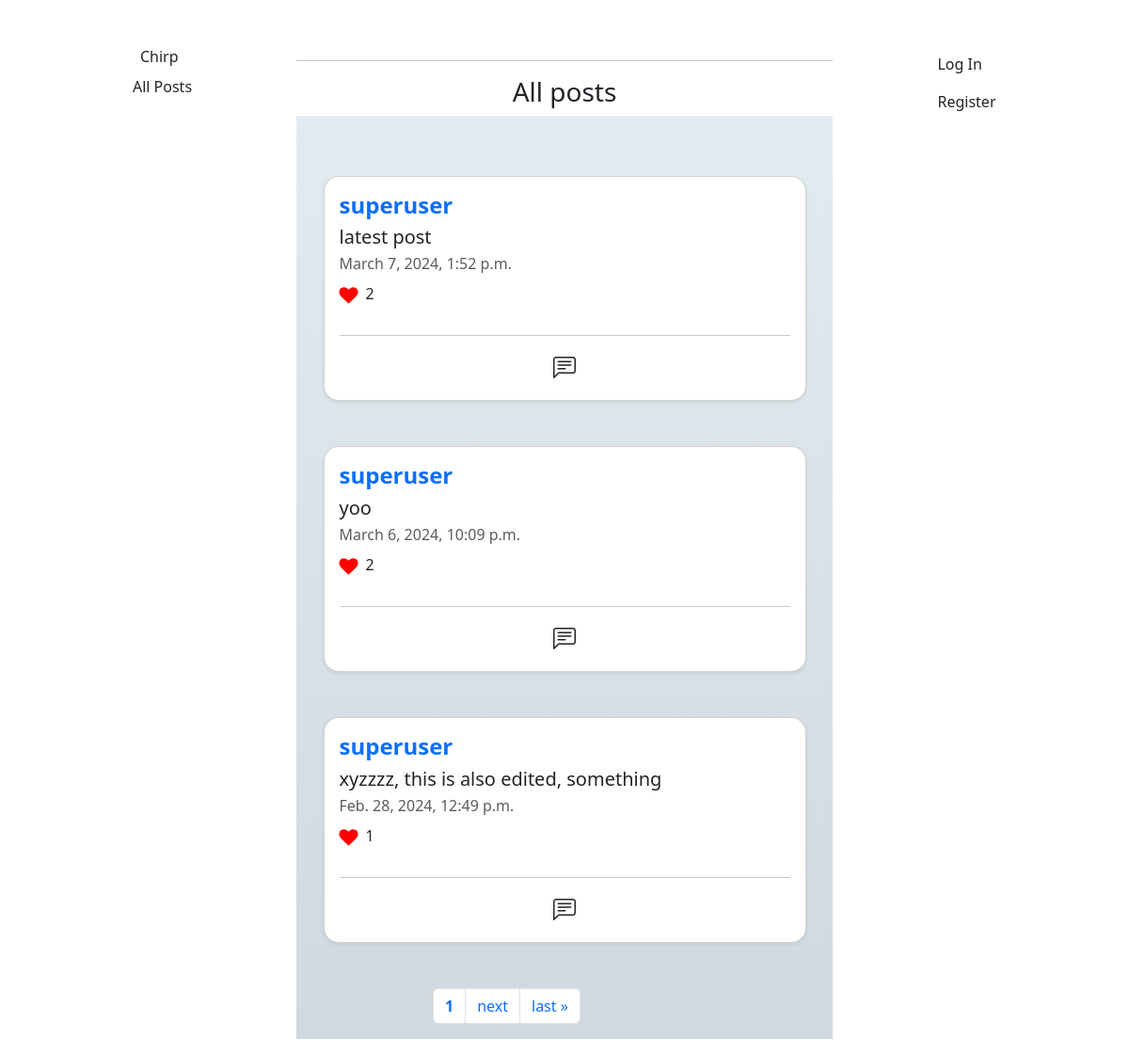
Before: / with the older database file.
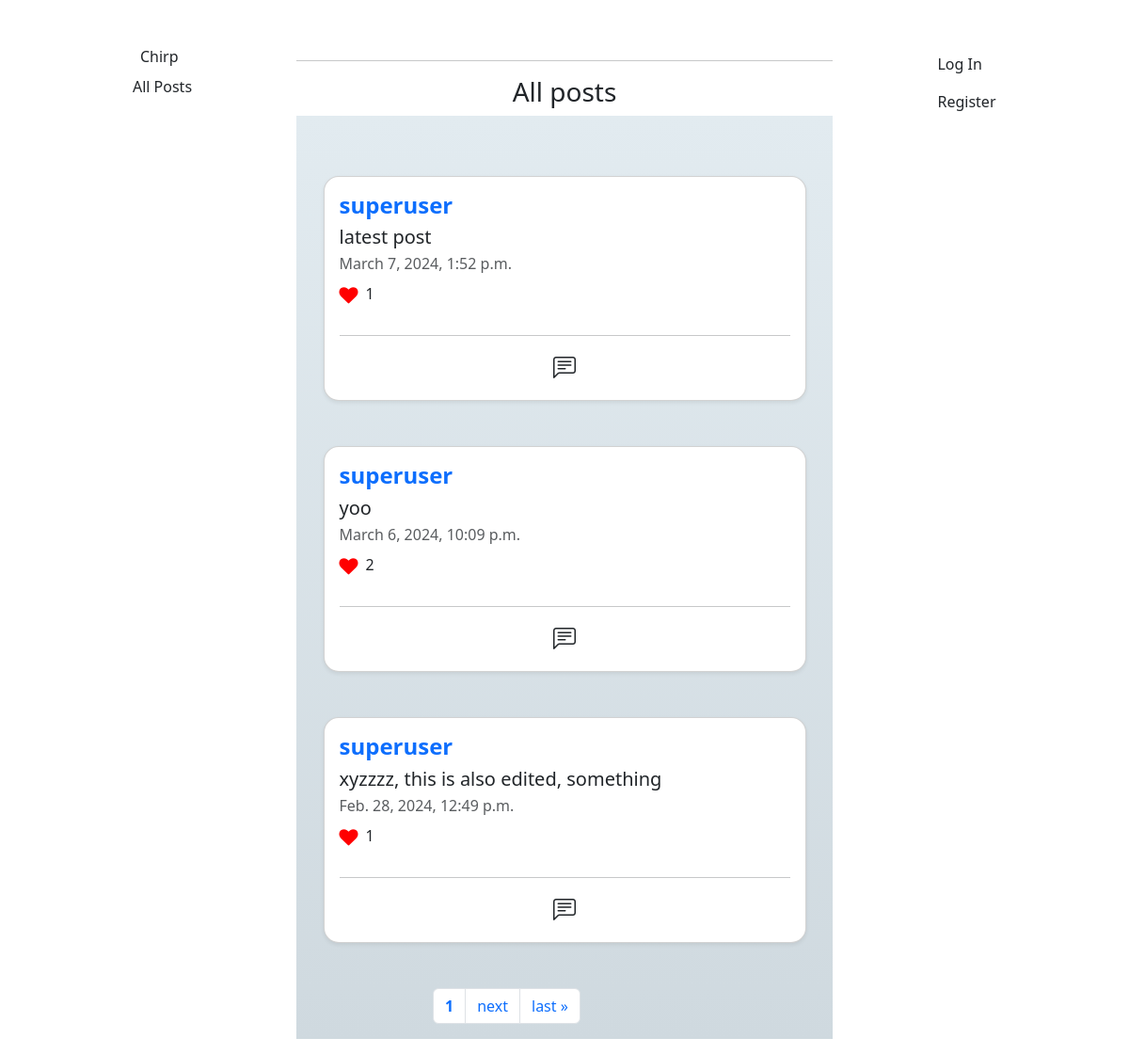
After: the same page with the newer database file.
### network/models.py (models this page shows)
class Posts(models.Model):
    username = models.ForeignKey('User', null=True, on_delete=models.SET_NULL, related_name='all_posts')
    post_content = models.CharField(max_length=1000)
    creation_time = models.DateTimeField(auto_now_add=True, blank=True, null=True)
    likes = models.IntegerField(default=0)
    liked_by = models.ManyToManyField('User', blank=True, related_name='likes')

class User(AbstractUser, models.Model):
    follower_count = models.IntegerField(default=0)
    following_count = models.IntegerField(default=0)
    follower_list = models.ManyToManyField('User', blank=True, related_name='followers')
    following_list = models.ManyToManyField('User', blank=True, related_name='following')

### network/views.py (the view)
# urls.py: path("", views.index, name="index"),
def index(request):
    posts = Posts.objects.all().order_by('-creation_time')
    paginator = Paginator(posts, 3)
    page_number = request.GET.get("page")
    page_obj = paginator.get_page(page_number)
    return render(request, "network/index.html", {
        "post_form": PostForm(),
        "all_posts": page_obj,
        "all_comments": Comments.objects.all()
    })

### network/templates/network/index.html (shortened to what this page needs)
{% extends "network/layout.html" %}
{% load static %}
{% block body %}
  <hr>
  <h3 class="text-center">All posts </h3>
  <div class="pt-3" style="background: linear-gradient(to top, #cfd9df 0%, #e2ebf0 100%);">
    {% for post in all_posts %}
    <div class="product-container rounded-4 container-fluid card my-5 shadow-sm p-3" style="width: 90%;">
      <div class="d-flex justify-content-between">
        <a class="text-decoration-none" href="{% url 'profile' post.username %}">
          <h4 class="fw-bold">{{ post.username }}</h4>
        </a>
      </div>
      <h5 id="post-{{post.id}}">{{ post.post_content }}</h5>
      <p class="card-subtitle mb-2 text-muted">{{ post.creation_time }}</p>
      <div class="d-flex">
        <i class="fa fa-heart pt-1" style="font-size:20px;color:red"></i>
        <p class="px-2" id="likecount-{{post.id}}">{{ post.likes }}</p>
      </div>
      <hr>
      <div class="d-flex justify-content-around">
        <div id="loadcomment-{{post.id}}" onclick="load_comments(id)">
          <i class="bi bi-chat-left-text" style="font-size: 24px;"></i>
        </div>
      </div>
    </div>
  {% endfor %}
  <div class="product-container container-fluid" style="width: 25rem;">
    <ul class="pagination px-5">
      <li class="page-item">
          <p class="page-link fw-bold">{{ all_posts.number }}</p>
      </li>
      {% if all_posts.has_next %}
        <li class="page-item">
          <a href="?page={{ all_posts.next_page_number }}" class="page-link">next</a>
        </li>
        <li class="page-item">
          <a href="?page={{ all_posts.paginator.num_pages }}" class="page-link">last &raquo;</a>
        </li>
      {% endif %}
    </ul>
  </div>
  </div>
{% endblock %}

Changed rows visible on the page:
changed Posts "latest post": likes "2" → "1"
